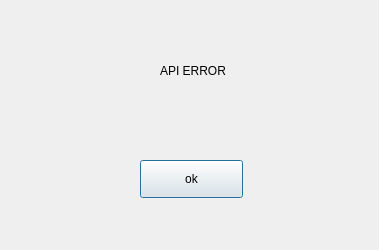
<?xml version="1.0" encoding="UTF-8"?>
<ui version="4.0">
 <class>Dialog</class>
 <widget class="QDialog" name="Dialog">
  <property name="geometry">
   <rect>
    <x>0</x>
    <y>0</y>
    <width>379</width>
    <height>250</height>
   </rect>
  </property>
  <property name="windowTitle">
   <string>Dialog</string>
  </property>
  <widget class="QPushButton" name="pushButton">
   <property name="geometry">
    <rect>
     <x>140</x>
     <y>160</y>
     <width>103</width>
     <height>38</height>
    </rect>
   </property>
   <property name="text">
    <string>ok</string>
   </property>
  </widget>
  <widget class="QLabel" name="label">
   <property name="geometry">
    <rect>
     <x>160</x>
     <y>20</y>
     <width>241</width>
     <height>101</height>
    </rect>
   </property>
   <property name="text">
    <string>API ERROR</string>
   </property>
  </widget>
 </widget>
 <resources/>
 <connections/>
</ui>
